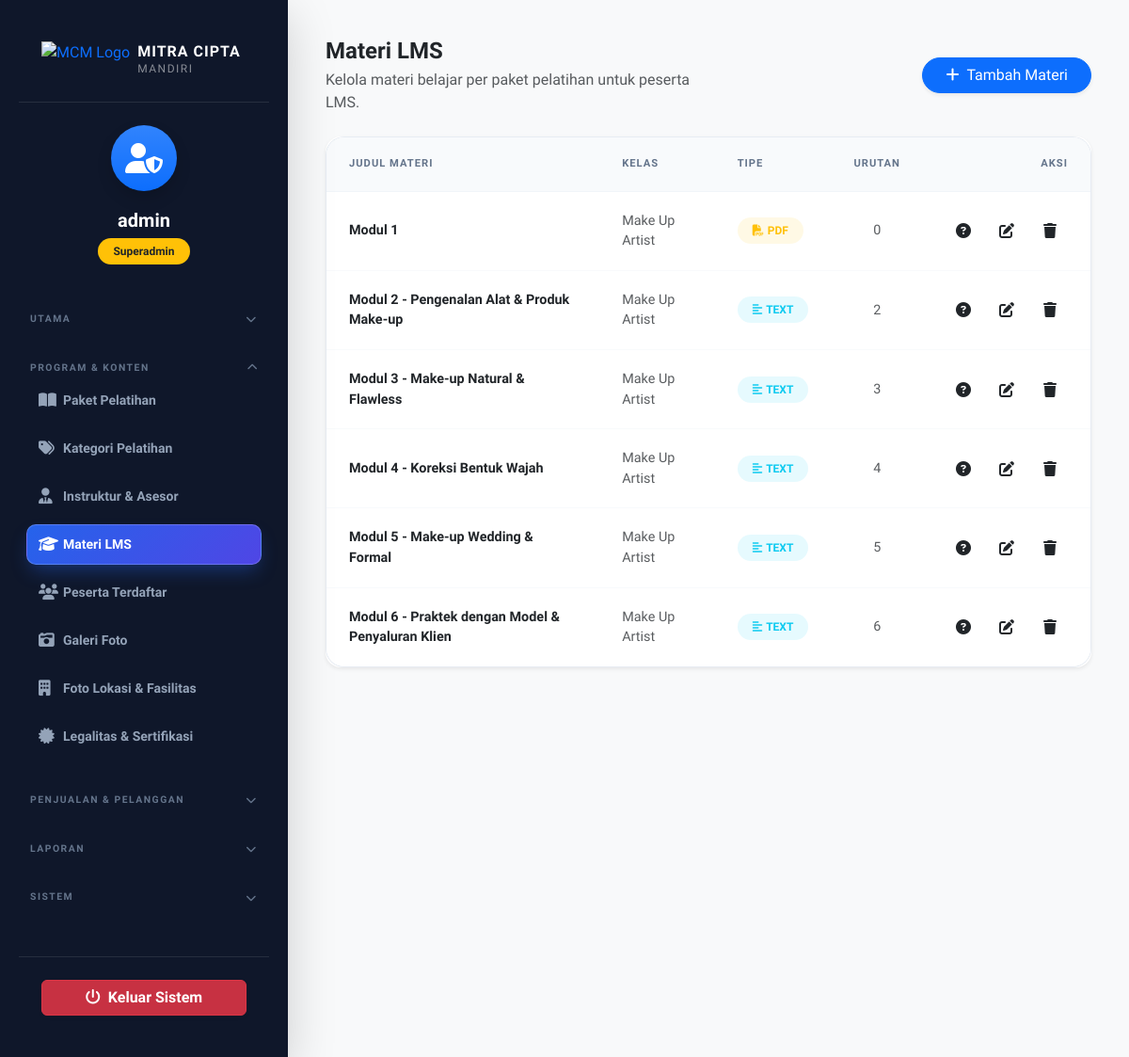
Page /admin/dashboard.php?page=materials (signed in) on the committed database.
### tables this page shows
CREATE TABLE IF NOT EXISTS `materials` (
  `id` int NOT NULL AUTO_INCREMENT,
  `class_id` int NOT NULL,
  `title` varchar(150) NOT NULL,
  `type` enum('video','pdf','text') NOT NULL DEFAULT 'text',
  `content` text NOT NULL,
  `sort_order` int NOT NULL DEFAULT '0',
  `created_at` timestamp NOT NULL DEFAULT CURRENT_TIMESTAMP,
  PRIMARY KEY (`id`)
);

CREATE TABLE IF NOT EXISTS `classes` (
  `id` int NOT NULL AUTO_INCREMENT,
  `name` varchar(100) NOT NULL,
  `start_date` date DEFAULT NULL,
  `category` varchar(50) NOT NULL,
  `description` text NOT NULL,
  `description_online` text DEFAULT NULL,
  `description_offline` text DEFAULT NULL,
  `image` varchar(255) NOT NULL,
  `features` text NOT NULL,
  `price` int NOT NULL DEFAULT '500000',
  `price_online` int NOT NULL DEFAULT 0,
  `price_offline` int NOT NULL DEFAULT 0,
  `mode_available` enum('online','offline','both') NOT NULL DEFAULT 'both',
  `whatsapp_group_link` varchar(255) DEFAULT NULL,
  `created_at` timestamp NOT NULL DEFAULT CURRENT_TIMESTAMP,
  PRIMARY KEY (`id`)
);

### admin/pages/materials.php (the view)
<div class="row align-items-center mb-4 g-3" data-aos="fade-down">
    <div class="col-md-6">
        <h2 class="fw-bold mb-1 text-dark">Materi LMS</h2>
        <p class="text-muted mb-0">Kelola materi belajar per paket pelatihan untuk peserta LMS.</p>
    </div>
    <div class="col-md-6 text-md-end">
        <button class="btn btn-primary px-4 shadow-sm rounded-pill" onclick="resetMaterialForm(); showModal('materialModal');">
            <i class="fas fa-plus me-2"></i>Tambah Materi
        </button>
    </div>
</div>
<div class="card border-0 shadow-sm rounded-4 overflow-hidden">
    <div class="card-body p-0">
        <div class="table-responsive">
            <table class="table align-middle mb-0">
                <thead class="bg-light">
                    <tr>
                        <th class="ps-4">Judul Materi</th>
                        <th>Kelas</th>
                        <th>Tipe</th>
                        <th class="text-center">Urutan</th>
                        <th class="text-end pe-4">Aksi</th>
                    </tr>
                </thead>
                <tbody>
                    <?php if (empty($materials)): ?>
                        <tr><td colspan="5" class="text-center py-5 text-muted">Belum ada materi.</td></tr>
                    <?php else: ?>
                        <?php foreach ($materials as $m): ?>
                            <tr>
                                <td class="ps-4 fw-bold text-dark"><?php echo htmlspecialchars($m['title']); ?></td>
                                <td class="text-muted small"><?php echo htmlspecialchars($m['class_name']); ?></td>
                                <td>
                                    <span class="badge rounded-pill px-3 text-uppercase
                                        <?php echo $m['type'] === 'video' ? 'bg-danger bg-opacity-10 text-danger' : ($m['type'] === 'pdf' ? 'bg-warning bg-opacity-10 text-warning' : 'bg-info bg-opacity-10 text-info'); ?>">
                                        <i class="fas <?php echo $m['type'] === 'video' ? 'fa-video' : ($m['type'] === 'pdf' ? 'fa-file-pdf' : 'fa-align-left'); ?> me-1"></i><?php echo $m['type']; ?>
                                    </span>
                                </td>
                                <td class="text-center text-muted small"><?php echo (int)$m['sort_order']; ?></td>
                                <td class="text-end pe-4">
                                    <div class="d-inline-flex gap-2">
                                        <button class="btn btn-action btn-soft-primary" title="Kelola Quiz" onclick="openQuizManager(<?php echo (int)$m['id']; ?>, '<?php echo htmlspecialchars(addslashes($m['title'])); ?>')"><i class="fas fa-question-circle"></i></button>
                                        <button class="btn btn-action btn-soft-primary" title="Edit" onclick="editMaterial(<?php echo htmlspecialchars(json_encode($m)); ?>)"><i class="fas fa-edit"></i></button>
                                        <button class="btn btn-action btn-soft-danger" title="Hapus" onclick="deleteItem('materials', <?php echo (int)$m['id']; ?>)"><i class="fas fa-trash"></i></button>
                                    </div>
                                </td>
                            </tr>
                        <?php endforeach; ?>
                    <?php endif; ?>
                </tbody>
            </table>
        </div>
    </div>
</div>

### admin/includes/styles_head.php (style rules this page uses)
:root { --primary-color: #2563eb; --secondary-color: #3b82f6; --dark-bg: #0f172a; --sidebar-bg: #1e293b; }
html, body { height: auto !important; min-height: 100% !important; overflow-x: hidden !important; overflow-y: auto !important; -webkit-overflow-scrolling: touch; }
body { background-color: #f8fafc; font-family: 'Plus Jakarta Sans', sans-serif; color: #334155; -webkit-tap-highlight-color: transparent; overflow-x: hidden; }

### admin/includes/styles_head_components.php (style rules this page uses)
.main-content h2:not(.stat-number) { font-size: 1.5rem; }
.card { border-radius: 1.25rem; border: 1px solid rgba(226, 232, 240, 0.6); box-shadow: 0 10px 30px -5px rgba(0, 0, 0, 0.04); background: #ffffff; transition: all 0.3s cubic-bezier(0.4, 0, 0.2, 1); }
.table-responsive { border-radius: 1.25rem; border: 1px solid rgba(226, 232, 240, 0.8); background: #fff; }
.table { margin-bottom: 0; }
.table thead th { background: #f8fafc; color: #64748b; font-weight: 700; text-transform: uppercase; font-size: 0.7rem; letter-spacing: 1px; padding: 1.25rem 1.5rem; border-bottom: 1px solid #f1f5f9; }
.table tbody td { padding: 1.25rem 1.5rem; border-bottom: 1px solid #f8fafc; color: #334155; font-size: 0.9rem; }
.table tbody tr:last-child td { border-bottom: none; }
.badge { padding: 0.5rem 1rem; font-weight: 700; border-radius: 50rem; font-size: 0.75rem; }
.btn-action { width: 38px; height: 38px; padding: 0; display: inline-flex; align-items: center; justify-content: center; border-radius: 0.75rem; transition: all 0.2s; }

### rows in the picture
materials: title "Modul 1", class.name "Make Up Artist", type "PDF", sort_order "0"
materials: title "Modul 2 - Pengenalan Alat & Produk Make-up", class.name "Make Up Artist", type "TEXT", sort_order "2"
materials: title "Modul 3 - Make-up Natural & Flawless", class.name "Make Up Artist", type "TEXT", sort_order "3"
materials: title "Modul 4 - Koreksi Bentuk Wajah", class.name "Make Up Artist", type "TEXT", sort_order "4"
materials: title "Modul 5 - Make-up Wedding & Formal", class.name "Make Up Artist", type "TEXT", sort_order "5"
materials: title "Modul 6 - Praktek dengan Model & Penyaluran Klien", class.name "Make Up Artist", type "TEXT", sort_order "6"

### other values in the picture
$_SESSION['admin_username'] "admin"
$label "UTAMA PROGRAM & KONTEN PENJUALAN & PELANGGAN LAPORAN SISTEM"
$label "Paket Pelatihan Kategori Pelatihan Instruktur & Asesor Materi LMS Peserta Terdaftar Galeri Foto Foto Lokasi & Fasilitas Legalitas & Sertifikasi"
